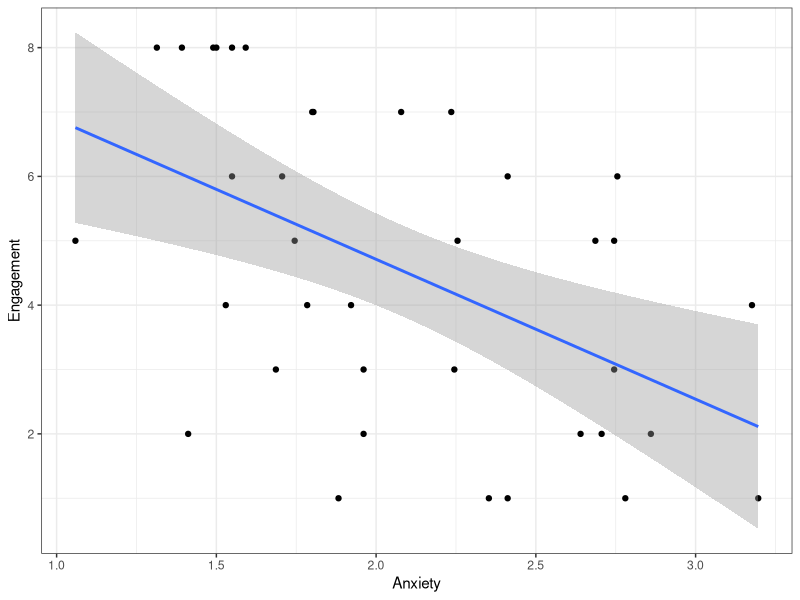
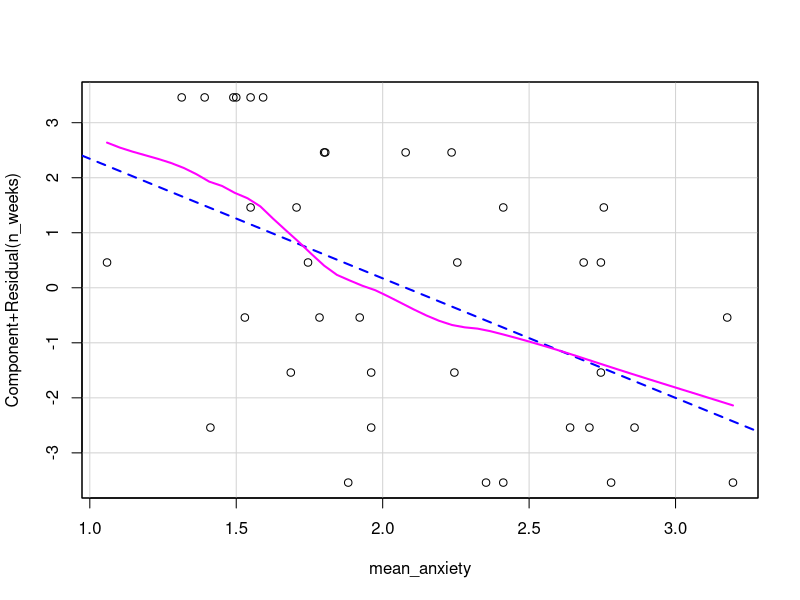
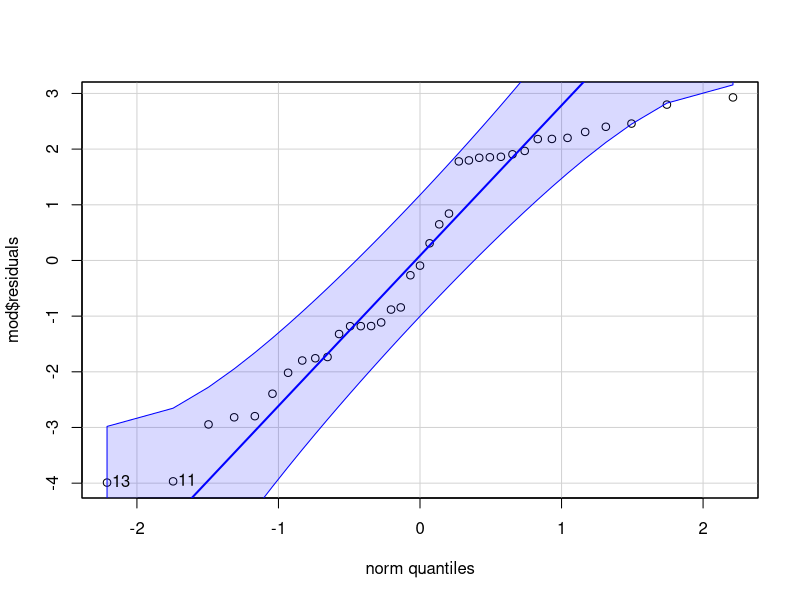
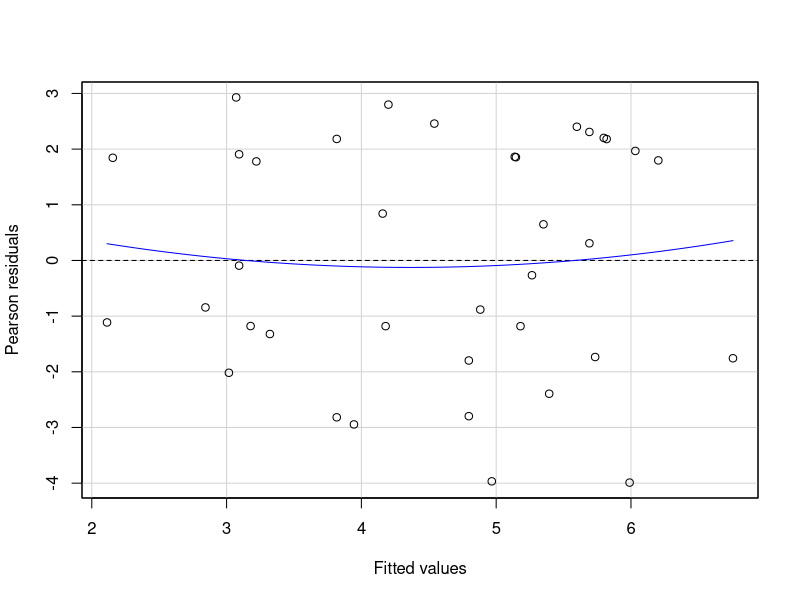

Write the R code that produced these figures, in order.
# PSYC122: Week 13 - Lab activity 2

# Step 0: Clean your environment ------------------------------------------
rm(list=ls()) 

# Step 1: Set your working directory --------------------------------------
getwd()

# Step 2: Load packages ---------------------------------------------------
library(broom)
library(car)
library(tidyverse)

# Step 3: Read in the data ------------------------------------------------
stars <- read_csv("stars2.csv")
engage <- read_csv("psess.csv")

head(stars) # Look at the data frames
head(engage)

# Step 4: Calculate mean anxiety scores ------------------------------
stars_means <- stars %>%
  group_by(ID) %>%
  summarise(mean_anxiety = mean(Score, na.rm = TRUE))

# Step 5: Join dataframes -------------------------------------------
joined <- inner_join(stars_means, engage, "ID")

# Step 6: Calculate descriptive statistics ----------------------------------
descriptives <- joined %>%
  summarise(mean_anx = mean(mean_anxiety, na.rm = TRUE),
            sd_anx = sd(mean_anxiety, na.rm = TRUE),
            mean_weeks = mean(n_weeks, na.rm = TRUE),
            sd_weeks = sd(n_weeks, na.rm = TRUE))

# Step 7: Visualise the data ------------------------------------------------
ggplot(joined, aes(x = mean_anxiety, y = n_weeks)) +
  geom_point() +
  geom_smooth(method = "lm") +
  labs(x = "Anxiety", y = "Engagement") +
  theme_bw()

# Step 8: Build the regression model -----------------------------------------------
mod <- lm(n_weeks ~ mean_anxiety, data = joined)
mod_summary <- summary(mod)
mod_summary

# Step 9: Check the assumptions ----------------------------------------------------
crPlots(mod)                  # Plot linear line and line that best fits the data to check the relationship between outcome and predictor is linear

qqPlot(mod$residuals)         # Create qq-plot to check residuals are normally distributed

residualPlot(mod)             # Create residual plot to check residual show homoscedasticity
